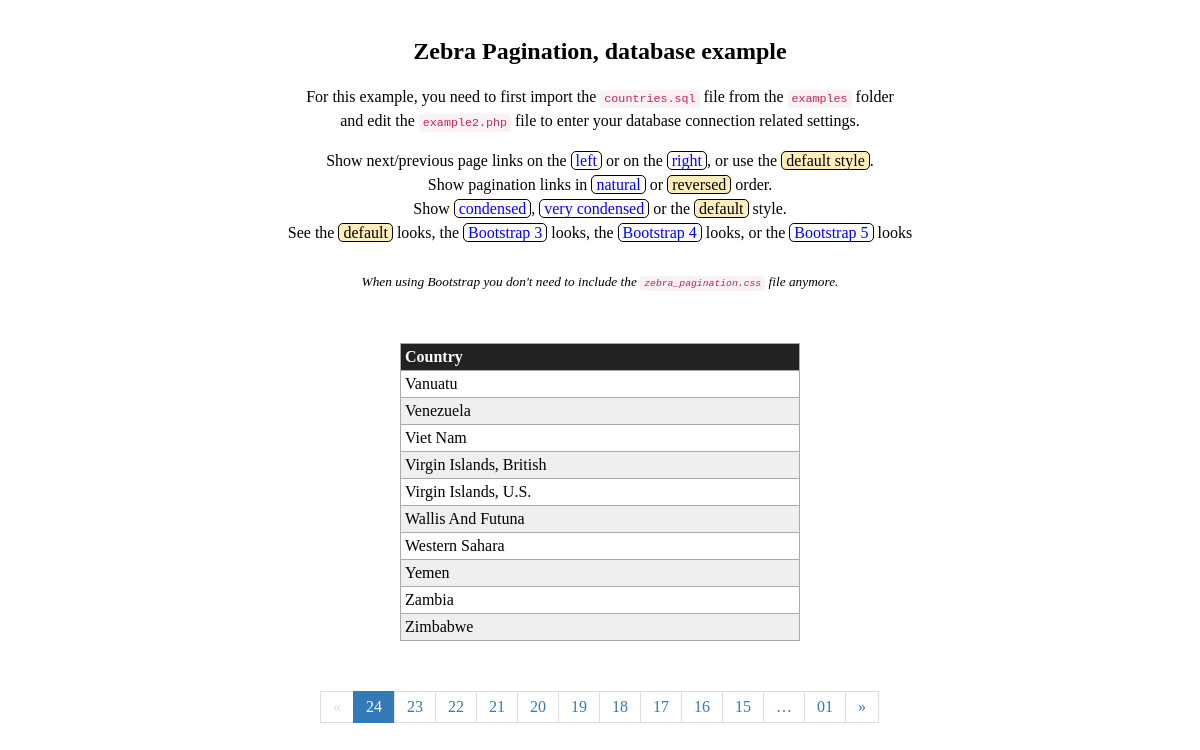
/zebra/examples/example2.php?reversed=1, run on the app's committed database.
### tables this page shows
CREATE TABLE `countries` (
  `id` int(11) NOT NULL auto_increment,
  `country` varchar(50) NOT NULL default '',
  `iso2` varchar(2) NOT NULL default '',
  `iso3` varchar(3) NOT NULL default '',
  `noc` varchar(3) NOT NULL default '',
  PRIMARY KEY  (`id`)
);

### zebra/examples/common.php (called while the page is built)
<?php
function prep_query_string($parameters, $query_string = '') {
    parse_str($query_string != '' ? $query_string : (isset($_SERVER['QUERY_STRING']) ? $_SERVER['QUERY_STRING'] : ''), $query);
    foreach ($parameters as $name => $value)
        if ($value != '')
            $query[$name] = $value;
        else
            unset($query[$name]);
    $result = http_build_query($query);
    return ($result != '' ? '?' : '') . $result;
}

### zebra/examples/example2.php (the view, shortened to what this page needs)
<?php require 'common.php'; ?>
<!doctype html>
<html>
<head>
    <?php if (isset($_GET['bootstrap']) && $_GET['bootstrap'] == 3): ?>
    <link rel="stylesheet" href="https://cdn.jsdelivr.net/npm/bootstrap@3.4.1/dist/css/bootstrap.min.css">
    <?php elseif (isset($_GET['bootstrap']) && $_GET['bootstrap'] == 4): ?>
    <link rel="stylesheet" href="https://cdn.jsdelivr.net/npm/bootstrap@4.6.0/dist/css/bootstrap.min.css">
    <?php elseif (isset($_GET['bootstrap']) && $_GET['bootstrap'] == 5): ?>
    <link rel="stylesheet" href="https://cdn.jsdelivr.net/npm/bootstrap@5.0.1/dist/css/bootstrap.min.css">
    <?php else: ?>
    <link rel="stylesheet" href="../public/css/zebra_pagination.css" type="text/css">
    <?php endif; ?>
    <link rel="stylesheet" href="style.css" type="text/css">
</head>
<body>
    <h2>Zebra Pagination, database example</h2>
    <p>For this example, you need to first import the <code>countries.sql</code> file from the <code>examples</code> folder <br>and edit the <code>example2.php</code> file to enter your database connection related settings.</p>
    <p>
        Show next/previous page links on the
        <a href="example2.php<?php echo prep_query_string(array('navigation_position' => 'left')); ?>"<?php echo isset($_GET['navigation_position']) && $_GET['navigation_position'] == 'left' ? ' class="active"' : ''; ?>>left</a> or on the
        <a href="example2.php<?php echo prep_query_string(array('navigation_position' => 'right')); ?>"<?php echo isset($_GET['navigation_position']) && $_GET['navigation_position'] == 'right' ? ' class="active"' : ''; ?>>right</a>, or use the
        <a href="example2.php<?php echo prep_query_string(array('navigation_position' => '')); ?>"<?php echo !isset($_GET['navigation_position']) || !in_array($_GET['navigation_position'], array('left', 'right')) ? ' class="active"' : ''; ?>>default style</a>.
        <br>
        Show pagination links in
        <a href="example2.php<?php echo prep_query_string(array('reversed' => '')); ?>"<?php echo !isset($_GET['reversed']) || $_GET['reversed'] != 1 ? ' class="active"' : ''; ?>>natural</a> or
        <a href="example2.php<?php echo prep_query_string(array('reversed' => 1)); ?>"<?php echo isset($_GET['reversed']) && $_GET['reversed'] == 1 ? ' class="active"' : ''; ?>>reversed</a> order.
        <br>
        Show
        <a href="example2.php<?php echo prep_query_string(array('condensed' => 1)); ?>"<?php echo isset($_GET['condensed']) && $_GET['condensed'] == 1 ? ' class="active"' : ''; ?>>condensed</a>,
        <a href="example2.php<?php echo prep_query_string(array('condensed' => 2)); ?>"<?php echo isset($_GET['condensed']) && $_GET['condensed'] == 2 ? ' class="active"' : ''; ?>>very condensed</a> or the
        <a href="example2.php<?php echo prep_query_string(array('condensed' => '')); ?>"<?php echo !isset($_GET['condensed']) || !in_array($_GET['condensed'], array(1, 2)) ? ' class="active"' : ''; ?>>default</a> style.
        <br>
        See the
        <a href="example1.php<?php echo prep_query_string(array('bootstrap' => '')); ?>"<?php echo !isset($_GET['bootstrap']) || !in_array($_GET['bootstrap'], array(3, 4)) ? ' class="active"' : ''; ?>>default</a> looks, the
        <a href="example1.php<?php echo prep_query_string(array('bootstrap' => 3)); ?>"<?php echo isset($_GET['bootstrap']) && $_GET['bootstrap'] == 3 ? ' class="active"' : ''; ?>>Bootstrap 3</a> looks, the
        <a href="example1.php<?php echo prep_query_string(array('bootstrap' => 4)); ?>"<?php echo isset($_GET['bootstrap']) && $_GET['bootstrap'] == 4 ? ' class="active"' : ''; ?>>Bootstrap 4</a> looks, or the
        <a href="example1.php<?php echo prep_query_string(array('bootstrap' => 5)); ?>"<?php echo isset($_GET['bootstrap']) && $_GET['bootstrap'] == 5 ? ' class="active"' : ''; ?>>Bootstrap 5</a> looks
        <br>
        <br><small><em>When using Bootstrap you don't need to include the <code>zebra_pagination.css</code> file anymore.</em></small>
    </p>
    <?php
    $MySQL_host     = '';
    $MySQL_username = '';
    $MySQL_password = '';
    $MySQL_database = '';
    if (!($connection = @mysqli_connect($MySQL_host, $MySQL_username, $MySQL_password, $MySQL_database)))
        die('Error connecting to the database!<br>Make sure you have specified correct values for host, username, password and database.');
    $records_per_page = 10;
    require '../Zebra_Pagination.php';
    $pagination = new Zebra_Pagination();
    if (isset($_GET['reversed'])) {
        $pagination->reverse(true);
        $result = mysqli_query($connection, 'SELECT COUNT(id) AS records FROM countries') or die (mysqli_error($connection));
        $total = mysqli_fetch_assoc($result);
        $pagination->records($total['records']);
        $pagination->records_per_page($records_per_page);
    }
    $pagination->navigation_position(isset($_GET['navigation_position']) && in_array($_GET['navigation_position'], array('left', 'right')) ? $_GET['navigation_position'] : 'outside');
    $MySQL = '
        SELECT
            country
        FROM
            countries
        ORDER BY
            country
        LIMIT
            ' . (($pagination->get_page() - 1) * $records_per_page) . ', ' . $records_per_page . '
    ';
    if (!($result = @mysqli_query($connection, $MySQL)))
        die(mysqli_error($connection));
    ?>
    <table class="countries" border="1">
        <thead>
            <tr><th>Country</th></tr>
        </thead>
        <tbody>
        <?php $index = 0; while ($row = mysqli_fetch_assoc($result)): ?>
        <tr<?php echo $index++ % 2 ? ' class="even"' : ''; ?>>
            <td><?php echo $row['country']; ?></td>
        </tr>
        <?php endwhile; ?>
        </tbody>
    </table>
    <div class="text-center">
    </div>
</body>
</html>

### zebra/examples/style.css (style rules this page uses)
body { text-align: left; padding: 10px; font-family: Tahoma }
a { color: #0000FF; text-decoration: none }
p { line-height: 1.5 }
p a { border: 1px solid #000; padding: 0 4px; border-radius: 5px }
p a:hover, p a.active { color: #000; background: #ffeebc; text-decoration: none }
h2, p { text-align: center; }
code { padding: 2px 4px; font-size: 90%; color: #c7254e; background-color: #f9f2f4; border-radius: 4px }
table.countries { width: 400px; border:1px solid #AAA; margin-bottom: 20px; border-collapse: collapse; margin: 50px auto }
table.countries tr.even { background: #EFEFEF }
table.countries th { background: #222; color: #FFF; font-weight: bold }
table.countries td, table.countries th { padding: 4px }

### data on the page
countries: country "Vanuatu"
countries: country "Venezuela"
countries: country "Viet Nam"
countries: country "Virgin Islands, British"
countries: country "Virgin Islands, U.S."
countries: country "Wallis And Futuna"
countries: country "Western Sahara"
countries: country "Yemen"
countries: country "Zambia"
countries: country "Zimbabwe"

### other printed values
$this->_properties['previous'] "«"
$this->_properties['next'] "»"
